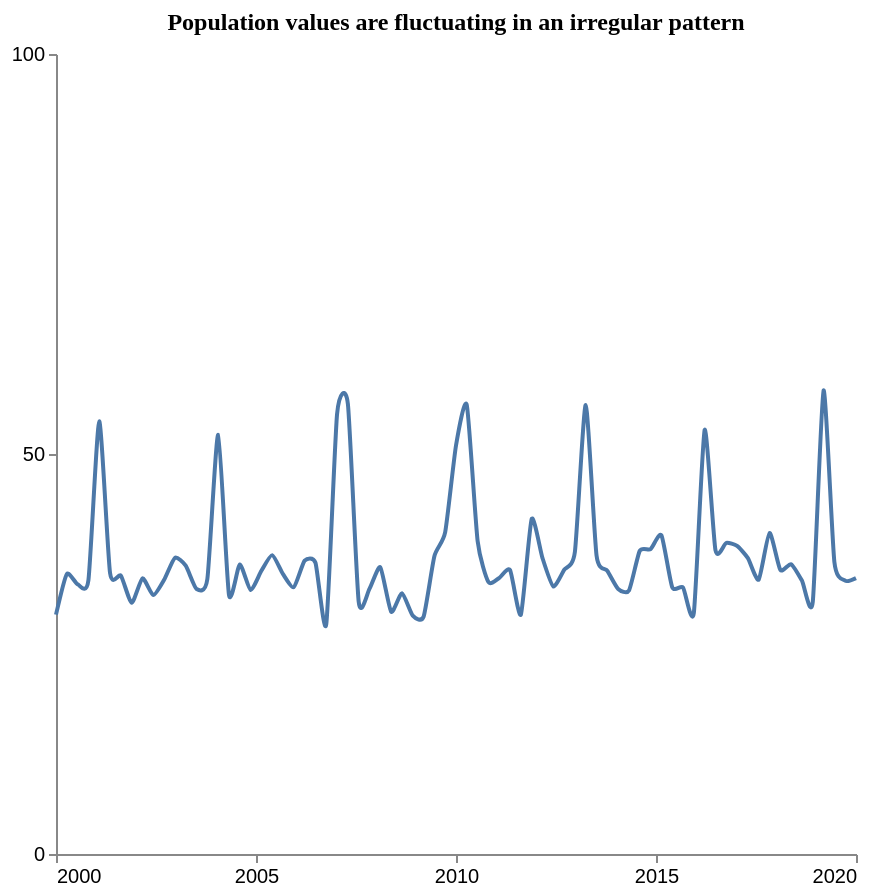

Specify this chart in Vega-Lite:
### Vega-Lite specification from a JSON file in a GitHub repository (floating-point values rounded to 4 significant figures)
{"$schema": "https://vega.github.io/schema/vega-lite/v5.json", "description": "Pattern: Periodic", "data": {"values": [{"X": 2000.0, "Y": 29.92}, {"X": 2000.0, "Y": 34.99}, {"X": 2001.0, "Y": 33.72}, {"X": 2001.0, "Y": 34.23}, {"X": 2001.0, "Y": 54.08}, {"X": 2001.0, "Y": 35.12}, {"X": 2002.0, "Y": 34.79}, {"X": 2002.0, "Y": 31.39}, {"X": 2002.0, "Y": 34.45}, {"X": 2002.0, "Y": 32.36}, {"X": 2003.0, "Y": 34.27}, {"X": 2003.0, "Y": 37.02}, {"X": 2003.0, "Y": 36.03}, {"X": 2004.0, "Y": 33.12}, {"X": 2004.0, "Y": 34.38}, {"X": 2004.0, "Y": 52.39}, {"X": 2004.0, "Y": 32.39}, {"X": 2005.0, "Y": 36.19}, {"X": 2005.0, "Y": 33.0}, {"X": 2005.0, "Y": 35.4}, {"X": 2005.0, "Y": 37.36}, {"X": 2006.0, "Y": 34.98}, {"X": 2006.0, "Y": 33.36}, {"X": 2006.0, "Y": 36.66}, {"X": 2006.0, "Y": 36.41}, {"X": 2007.0, "Y": 28.73}, {"X": 2007.0, "Y": 55.01}, {"X": 2007.0, "Y": 56.26}, {"X": 2008.0, "Y": 31.52}, {"X": 2008.0, "Y": 33.15}, {"X": 2008.0, "Y": 35.84}, {"X": 2008.0, "Y": 30.28}, {"X": 2009.0, "Y": 32.59}, {"X": 2009.0, "Y": 29.8}, {"X": 2009.0, "Y": 29.65}, {"X": 2009.0, "Y": 37.22}, {"X": 2010.0, "Y": 40.23}, {"X": 2010.0, "Y": 51.06}, {"X": 2010.0, "Y": 56.11}, {"X": 2011.0, "Y": 39.14}, {"X": 2011.0, "Y": 34.0}, {"X": 2011.0, "Y": 34.51}, {"X": 2011.0, "Y": 35.49}, {"X": 2012.0, "Y": 29.92}, {"X": 2012.0, "Y": 41.88}, {"X": 2012.0, "Y": 36.99}, {"X": 2012.0, "Y": 33.45}, {"X": 2013.0, "Y": 35.52}, {"X": 2013.0, "Y": 37.78}, {"X": 2013.0, "Y": 56.14}, {"X": 2014.0, "Y": 37.32}, {"X": 2014.0, "Y": 35.4}, {"X": 2014.0, "Y": 33.13}, {"X": 2014.0, "Y": 32.93}, {"X": 2015.0, "Y": 37.9}, {"X": 2015.0, "Y": 38.11}, {"X": 2015.0, "Y": 39.84}, {"X": 2015.0, "Y": 33.35}, {"X": 2016.0, "Y": 33.32}, {"X": 2016.0, "Y": 30.14}, {"X": 2016.0, "Y": 53.01}, {"X": 2016.0, "Y": 37.97}, {"X": 2017.0, "Y": 38.9}, {"X": 2017.0, "Y": 38.51}, {"X": 2017.0, "Y": 36.98}, {"X": 2018.0, "Y": 34.3}, {"X": 2018.0, "Y": 40.13}, {"X": 2018.0, "Y": 35.52}, {"X": 2018.0, "Y": 36.23}, {"X": 2019.0, "Y": 34.17}, {"X": 2019.0, "Y": 31.5}, {"X": 2019.0, "Y": 57.94}, {"X": 2019.0, "Y": 36.51}, {"X": 2020.0, "Y": 34.18}, {"X": 2020.0, "Y": 34.49}]}, "mark": {"type": "line", "interpolate": "cardinal", "tension": 0.4}, "encoding": {"x": {"field": "X", "type": "quantitative", "title": "", "axis": {"grid": false, "format": "d", "values": [2000, 2005, 2010, 2015, 2020], "tickSize": 4}, "scale": {"domain": [2000, 2020]}}, "y": {"field": "Y", "type": "quantitative", "title": "", "axis": {"grid": false, "format": "d", "values": [0, 50, 100], "tickSize": 4, "tickOpacity": 1}, "scale": {"domain": [0, 100]}}}, "title": {"text": "Population values are fluctuating in an irregular pattern", "anchor": "middle", "font": "Tahoma", "fontSize": 12}, "config": {"lineBreak": "^", "view": {"stroke": null}}, "height": 400, "width": 400, "autosize": "pad"}
